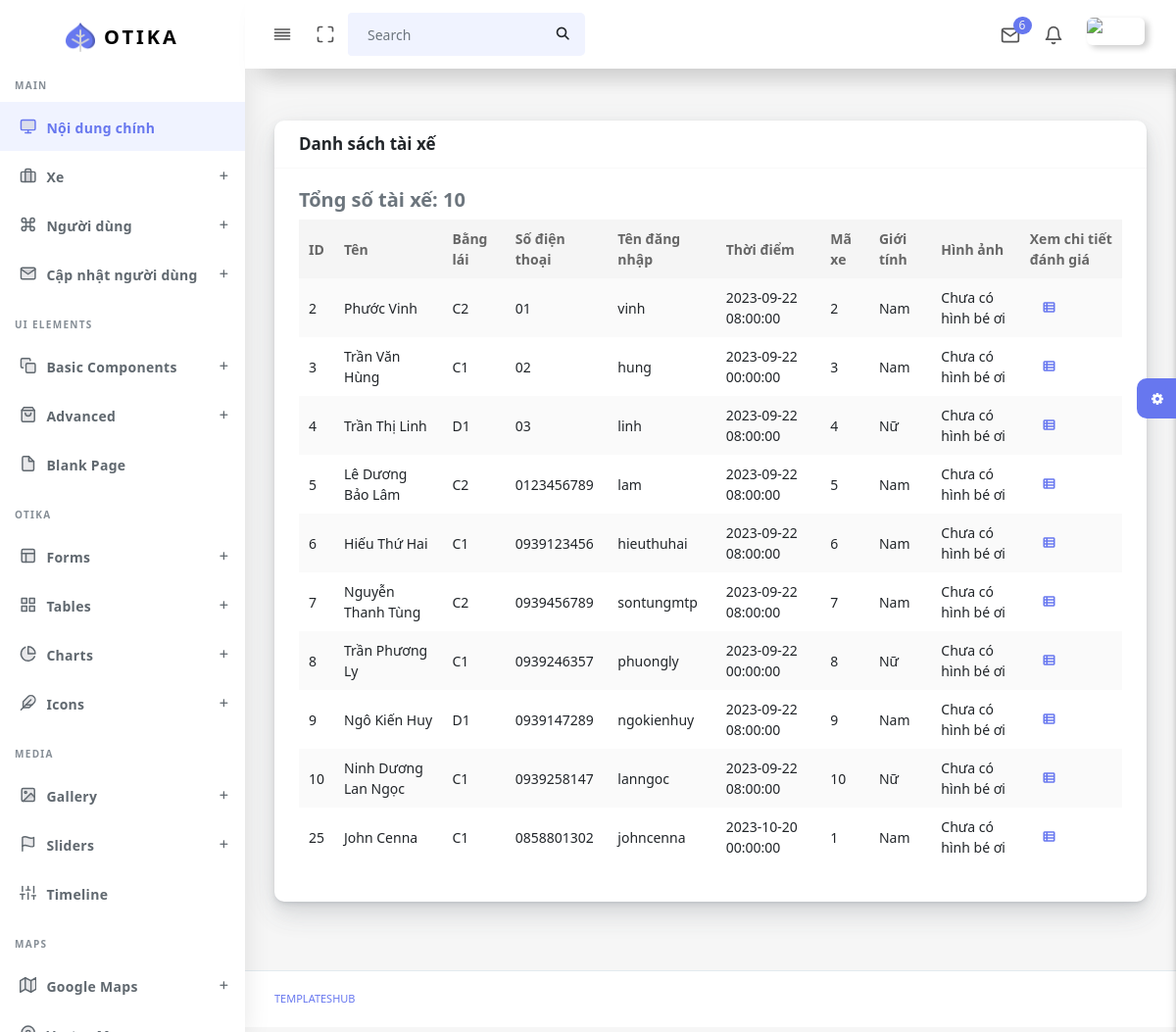
Screenshot of /admin/thongtintaixe.php with the database file from the repository.
### tables this page shows
CREATE TABLE `phutrach` (
  `TX_MA` int(11) NOT NULL,
  `TD_DATE` datetime NOT NULL,
  `X_MA` int(11) NOT NULL
);

CREATE TABLE `taixe` (
  `TX_MA` int(11) NOT NULL,
  `VT_MA` int(11) NOT NULL,
  `TX_TEN` varchar(30) NOT NULL,
  `TX_BANGLAI` char(3) NOT NULL,
  `TX_SDT` char(10) NOT NULL,
  `TX_USERNAME` varchar(30) NOT NULL,
  `TX_PASSWORD` varchar(100) NOT NULL,
  `TX_GIOITINH` tinyint(1) NOT NULL,
  `TX_HINHANH` char(200) DEFAULT NULL
);

### admin/thongtintaixe.php (the view, shortened to what this page needs)
<!DOCTYPE html>
<html lang="en">
<?php
  include("connect.php");
  include('head.php');
?>
<body>
  <div id="app">
    <div class="main-wrapper main-wrapper-1">
      <div class="navbar-bg"></div>
      <nav class="navbar navbar-expand-lg main-navbar sticky">
        <div class="form-inline mr-auto">
          <ul class="navbar-nav mr-3">
            <li><a href="#" data-toggle="sidebar" class="nav-link nav-link-lg
									collapse-btn"> <i data-feather="align-justify"></i></a></li>
            <li><a href="#" class="nav-link nav-link-lg fullscreen-btn">
              </a></li>
            <li>
              <form class="form-inline mr-auto">
                <div class="search-element">
                  <button class="btn" type="submit">
                  </button>
                </div>
              </form>
            </li>
          </ul>
        </div>
        <ul class="navbar-nav navbar-right">
          <li class="dropdown dropdown-list-toggle"><a href="#" data-toggle="dropdown"
              class="nav-link nav-link-lg message-toggle"><i data-feather="mail"></i>
              <span class="badge headerBadge1">
                6 </span> </a>
          </li>
          <li class="dropdown dropdown-list-toggle"><a href="#" data-toggle="dropdown"
              class="nav-link notification-toggle nav-link-lg"><i data-feather="bell" class="bell"></i>
            </a>
          </li>
          <li class="dropdown"><a href="#" data-toggle="dropdown"
              class="nav-link dropdown-toggle nav-link-lg nav-link-user"> <img alt="image" src="assets/img/user.png"
                class="user-img-radious-style"> <span class="d-sm-none d-lg-inline-block"></span></a>
          </li>
        </ul>
      </nav>
      <?php
        include('navbar.php');
        include('sidebar.php');
      ?>
      <div class="main-content">
        <section class="section">
          <div class="section-body">
            <div class="row">
            <div class="col-12">
        <div class="card">
            <div class="card-header">
                <h4>Danh sách tài xế</h4>
            </div>
            <div class="card-body">
    <div class="table-responsive">
        <table class="table table-striped table-hover" id="tableExport" style="width:100%;">
            <thead>
                <tr><th>ID</th>
                    <th>Tên</th>
                    <th>Bằng lái</th>
                    <th>Số điện thoại</th>
                    <th>Tên đăng nhập</th>
                    <th>Thời điểm</th>
                    <th>Mã xe</th>
                    <th>Giới tính</th>
                    <th>Hình ảnh</th>
                    <th>Xem chi tiết đánh giá</th>
                </tr>
            </thead>
            <tbody>
                <?php
                $sql = "SELECT taixe.TX_MA, taixe.TX_TEN, taixe.TX_BANGLAI, taixe.TX_SDT, taixe.TX_USERNAME, phutrach.TD_DATE, phutrach.X_MA, taixe.TX_GIOITINH, taixe.TX_HINHANH
                FROM taixe
                JOIN phutrach ON taixe.TX_MA = phutrach.TX_MA
                ORDER BY taixe.TX_MA";
                $result = $conn->query($sql);
                if ($result->num_rows > 0) {
                    while ($row = $result->fetch_assoc()) {
                        echo "<tr>";
                        echo "<td>" . $row["TX_MA"] . "</td>";
                        echo "<td>" . $row["TX_TEN"] . "</td>";
                        echo "<td>" . $row["TX_BANGLAI"] . "</td>";
                        echo "<td>" . $row["TX_SDT"] . "</td>";
                        echo "<td>" . $row["TX_USERNAME"] . "</td>";
                        echo "<td>" . $row["TD_DATE"] . "</td>";
                        echo "<td>" . $row["X_MA"] . "</td>";
                        echo "<td>";
                        if ($row["TX_GIOITINH"] == 1) {
                            echo "Nam";
                        } elseif ($row["TX_GIOITINH"] == 0) {
                            echo "Nữ";
                        } else {
                            echo "Không xác định";
                        }
                        echo "</td>";
                        echo '<td>';
                        if (!empty($row["TX_HINHANH"])) {
                            echo '<img src="' . $row["TX_HINHANH"] . '" alt="Hình ảnh tài xế" width="100">';
                        } else {
                            echo 'Chưa có hình bé ơi';
                        }
                        echo '</td>';
                        echo '<td>
                          <form action="chitietdanhgiatx.php" method="get">
                              <input type="hidden" name="txid" value="' . $row["TX_MA"] . '">
                              <button class="btn btn-link" type="submit"><i class="fa-solid fa-table-list"></i></button>
                          </form>
                      </td>';
                echo "</tr>";
        }
        $totalEmployees = $result->num_rows;
        echo "<h5>Tổng số tài xế: $totalEmployees</h5>";
    } else {
        echo "Không có dữ liệu nhân viên.";
    }
                ?>
            </tbody>
        </table>
    </div>
</div>
        </div>
    </div>
            </div>
          </div>
        </section>
        <div class="settingSidebar">
          <a href="javascript:void(0)" class="settingPanelToggle"> <i class="fa fa-spin fa-cog"></i>
          </a>
        </div>
      </div>
      <footer class="main-footer">
        <div class="footer-left">
          <a href="templateshub.net">Templateshub</a></a>
        </div>
      </footer>
    </div>
  </div>
</body>
</html>

### rows the page displays
phutrach: TX_MA.TX_MA "2", TX_MA.TX_TEN "Phước Vinh", TX_MA.TX_BANGLAI "C2", TX_MA.TX_SDT "01", TX_MA.TX_USERNAME "vinh", TD_DATE "2023-09-22 08:00:00", X_MA "2", shows "Nam"
phutrach: TX_MA.TX_MA "3", TX_MA.TX_TEN "Trần Văn Hùng", TX_MA.TX_BANGLAI "C1", TX_MA.TX_SDT "02", TX_MA.TX_USERNAME "hung", TD_DATE "2023-09-22 00:00:00", X_MA "3", shows "Nam"
phutrach: TX_MA.TX_MA "4", TX_MA.TX_TEN "Trần Thị Linh", TX_MA.TX_BANGLAI "D1", TX_MA.TX_SDT "03", TX_MA.TX_USERNAME "linh", TD_DATE "2023-09-22 08:00:00", X_MA "4", shows "Nữ"
phutrach: TX_MA.TX_MA "5", TX_MA.TX_TEN "Lê Dương Bảo Lâm", TX_MA.TX_BANGLAI "C2", TX_MA.TX_SDT "0123456789", TX_MA.TX_USERNAME "lam", TD_DATE "2023-09-22 08:00:00", X_MA "5", shows "Nam"
phutrach: TX_MA.TX_MA "6", TX_MA.TX_TEN "Hiếu Thứ Hai", TX_MA.TX_BANGLAI "C1", TX_MA.TX_SDT "0939123456", TX_MA.TX_USERNAME "hieuthuhai", TD_DATE "2023-09-22 08:00:00", X_MA "6", shows "Nam"
phutrach: TX_MA.TX_MA "7", TX_MA.TX_TEN "Nguyễn Thanh Tùng", TX_MA.TX_BANGLAI "C2", TX_MA.TX_SDT "0939456789", TX_MA.TX_USERNAME "sontungmtp", TD_DATE "2023-09-22 08:00:00", X_MA "7", shows "Nam"
phutrach: TX_MA.TX_MA "8", TX_MA.TX_TEN "Trần Phương Ly", TX_MA.TX_BANGLAI "C1", TX_MA.TX_SDT "0939246357", TX_MA.TX_USERNAME "phuongly", TD_DATE "2023-09-22 00:00:00", X_MA "8", shows "Nữ"
phutrach: TX_MA.TX_MA "9", TX_MA.TX_TEN "Ngô Kiến Huy", TX_MA.TX_BANGLAI "D1", TX_MA.TX_SDT "0939147289", TX_MA.TX_USERNAME "ngokienhuy", TD_DATE "2023-09-22 08:00:00", X_MA "9", shows "Nam"
phutrach: TX_MA.TX_MA "10", TX_MA.TX_TEN "Ninh Dương Lan Ngọc", TX_MA.TX_BANGLAI "C1", TX_MA.TX_SDT "0939258147", TX_MA.TX_USERNAME "lanngoc", TD_DATE "2023-09-22 08:00:00", X_MA "10", shows "Nữ"
phutrach: TX_MA.TX_MA "25", TX_MA.TX_TEN "John Cenna", TX_MA.TX_BANGLAI "C1", TX_MA.TX_SDT "0858801302", TX_MA.TX_USERNAME "johncenna", TD_DATE "2023-10-20 00:00:00", X_MA "1", shows "Nam"

### other values shown
$totalEmployees "10"
